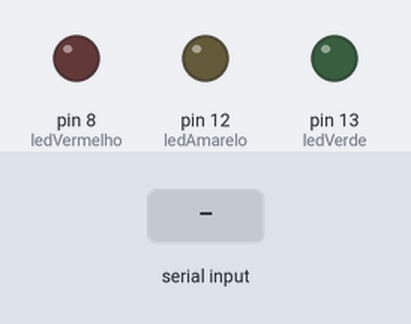
The sketch below on a simulated Arduino Uno, built with avr-gcc and run on an emulated ATmega328P. Shown: output pins drawn as LEDs (lit = HIGH). The test bench sets the inputs (shaded band). What the sketch prints to the serial monitor is not drawn.

Above: at 1.2 s.
1.3 s: "1\n" received over Serial
At 2.3 s:
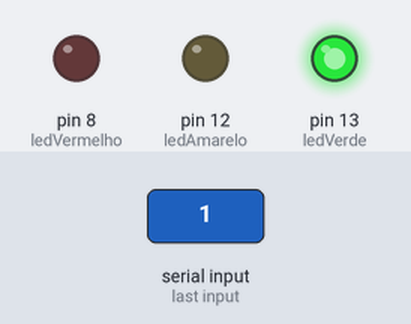
Timing chart, 0 to 4.3 s (numbered marks = the images above; inputs shaded):
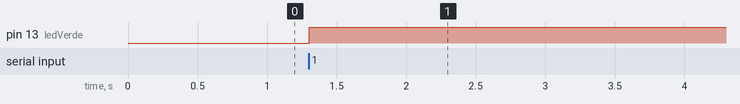

The sketch:

arduino_leds_com_menu1.ino
```cpp
// C++ code
//

//definição dos pinos dos leds

int ledVerde = 13;
int ledAmarelo = 12;
int ledVermelho = 8;

void setup() {
  //configuração dos pinos dos led como saída
  pinMode(ledVerde, OUTPUT);
  pinMode(ledAmarelo, OUTPUT);
  pinMode(ledVermelho, OUTPUT);

  Serial.begin(9600);

  //inicia todos os led apagados
  digitalWrite(ledVerde, LOW);
  digitalWrite(ledAmarelo, LOW);
  digitalWrite(ledVermelho, LOW);
}

void loop() {
  int opcao;

  do {
    //exibe o menu
    Serial.println();//pula uma linha
    Serial.println("=== CONTROLE DE LEDs ===");
    Serial.println();//pula uma linha
    Serial.println("1) Ligar Led Verde");
    Serial.println("2) Desligar Led Verde");
    Serial.println("3) Ligar Led Amarelo");
    Serial.println("4) Desligar Led Amarelo");
    Serial.println("5) Ligar Led Vermelho");
    Serial.println("6) Desligar Led Vermelho");
    Serial.println("7) Ligar Todos os Leds");
    Serial.println("8) Desligar Todos os Leds");
    Serial.println("0) Sair");
    Serial.println("Digite sua opcao:");

    //aguarda entrada do usuário
    while(!Serial.available());
    opcao = Serial.parseInt();

    // processa a opção selecionada
    switch(opcao) {
      case 1:
        digitalWrite(ledVerde, HIGH);
        Serial.println("Led Verde LIGADO");
        break;
      case 2:
        digitalWrite(ledVerde, LOW);
        Serial.println("Led Verde DESLIGADO");
        break;
      case 3:
        digitalWrite(ledAmarelo, HIGH);
        Serial.println("Led Amarelo LIGADO");
        break;
      case 4:
        digitalWrite(ledAmarelo, LOW);
        Serial.println("Led Amarelo DESLIGADO");
        break;
      case 5:
        digitalWrite(ledVermelho, HIGH);
        Serial.println("Led Vermelho LIGADO");
        break;
      case 6:
        digitalWrite(ledVermelho, LOW);
        Serial.println("Led Vermelho DESLIGADO");
        break;
      case 7:
        digitalWrite(ledVerde, HIGH);
        digitalWrite(ledAmarelo, HIGH);
        digitalWrite(ledVermelho, HIGH);
        Serial.println("Todos os LEDs LIGADOS");
        break;
      case 8:
        digitalWrite(ledVerde, LOW);
        digitalWrite(ledAmarelo, LOW);
        digitalWrite(ledVermelho, LOW);
        Serial.println("Todos os LEDs DESLIGADOS");
        break;
      case 0:
        Serial.println("Saindo do programa...");
        break;
      default:
        Serial.println("Opcao invalida! Tente novamente.");
    }

  } while(opcao != 0); //repete até o usuário escolher sair


  // Encerra o programa
  while(true) {
    delay(1000); // Mantém o programa parado
  }
}
```

Measured:
- after the input at 1.3 s, pin 13 (ledVerde): LOW → HIGH at once
